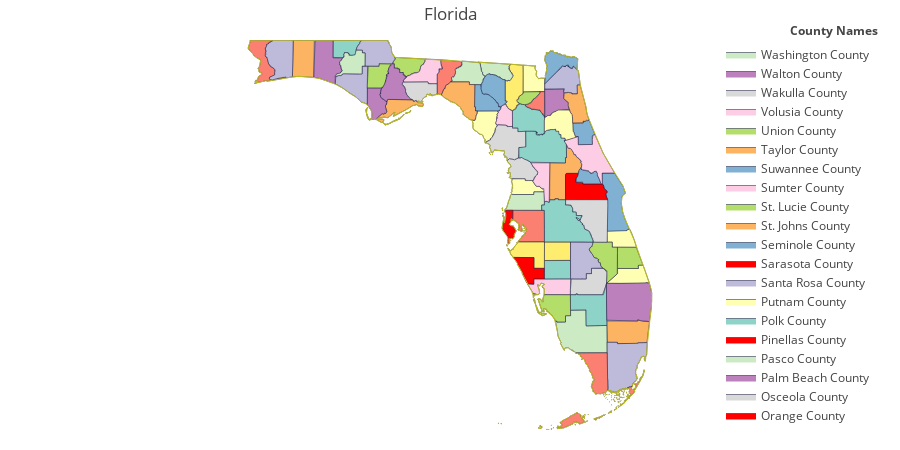

Write notebook code for a chart like this one.
### Code cell
import plotly.figure_factory as ff

import pandas as pd

scope = ['Florida']
df_sample = pd.read_csv(
    'https://raw.githubusercontent.com/plotly/datasets/master/minoritymajority.csv'
)
df_sample_r = df_sample[df_sample['STNAME'].isin(scope)]

values = df_sample_r['CTYNAME'].tolist()
fips = df_sample_r['FIPS'].tolist()

colorscale = ["#8dd3c7", "#ffffb3", "#bebada", "#fb8072",
              "#80b1d3", "#fdb462", "#b3de69", "#fccde5",
              "#d9d9d9", "#bc80bd", "#ccebc5", "#ffed6f",
              "#8dd3c7", "#ffffb3", "#bebada", "#fb8072",
              "#80b1d3", "#fdb462", "#b3de69", "#fccde5",
              "#d9d9d9", "#bc80bd", "#ccebc5", "#ffed6f",
              "#8dd3c7", "#ffffb3", "#bebada", "#fb8072",
              "#8dd3c7", "#ffffb3", "#bebada", "#fb8072",
              "#80b1d3", "#fdb462", "#b3de69", "#fccde5",
              "#d9d9d9", "#bc80bd", "#ccebc5", "#ffed6f",
              "#8dd3c7", "#ffffb3", "#bebada", "#fb8072",
              "#80b1d3", "#fdb462", "#b3de69", "red",
              "#d9d9d9", "#bc80bd", "#ccebc5", "red",
              "#8dd3c7", "#ffffb3", "#bebada", "red",
              "#80b1d3", "#fdb462", "#b3de69", "#fccde5",              
              "#80b1d3", "#fdb462", "#b3de69", "#fccde5",
              "#d9d9d9", "#bc80bd", "#ccebc5", "#ffed6f"]

fig = ff.create_choropleth(
    fips=fips, values=values, scope=scope,
    colorscale=colorscale, round_legend_values=True,
    simplify_county=0, simplify_state=0,
    county_outline={'color': 'rgb(15, 15, 55)', 'width': 0.5},
    state_outline={'width': 1},
    legend_title='County Names',
    title='Florida'
)

fig.layout.template = None
fig.show()

### Figure 1 — Plotly figure (JSON) as saved in the notebook; plotly's stock layout.template omitted (floating-point values rounded to 4 significant figures; data arrays with more than 128 entries replaced by an {"elided": "..."} marker saying what was removed)
{"data": [{"fill": "toself", "fillcolor": "#8dd3c7", "hoverinfo": "none", "line": {"color": "rgb(15, 15, 55)", "width": 0.5}, "mode": "lines", "name": "Alachua County", "type": "scatter", "x": {"elided": "591 float values"}, "y": {"elided": "591 float values"}}, {"fill": "toself", "fillcolor": "#ffffb3", "hoverinfo": "none", "line": {"color": "rgb(15, 15, 55)", "width": 0.5}, "mode": "lines", "name": "Baker County", "type": "scatter", "x": [-82.46, -82.42, -82.37, -82.29, -82.26, -82.25, -82.21, -82.21, -82.21, -82.22, -82.22, -82.23, -82.23, -82.23, -82.23, -82.24, -82.24, -82.24, -82.23, -82.23, -82.23, -82.23, -82.23, -82.23, -82.22, -82.21, -82.21, -82.2, -82.2, -82.2, -82.21, -82.21, -82.21, -82.2, -82.2, -82.21, -82.21, -82.21, -82.2, -82.2, -82.19, -82.19, -82.19, -82.19, -82.18, -82.18, -82.18, -82.17, -82.17, -82.17, -82.17, -82.16, -82.16, -82.14, -82.12, -82.1, -82.1, -82.1, -82.1, -82.1, -82.09, -82.08, -82.07, -82.06, -82.05, -82.05, -82.05, -82.05, -82.05, -82.05, -82.05, -82.05, -82.05, -82.14, -82.15, -82.19, -82.21, -82.22, -82.29, -82.36, -82.36, -82.44, -82.45, -82.46, -82.46, -82.46, -82.46, -82.46, -82.46, -82.46, -82.46, -82.46, -82.46, -82.46, -82.46, -82.46, -82.46, null], "y": [30.58, 30.58, 30.58, 30.57, 30.57, 30.57, 30.57, 30.57, 30.57, 30.57, 30.57, 30.56, 30.56, 30.56, 30.55, 30.55, 30.54, 30.53, 30.53, 30.52, 30.52, 30.52, 30.51, 30.51, 30.5, 30.5, 30.49, 30.49, 30.47, 30.47, 30.46, 30.46, 30.46, 30.45, 30.44, 30.44, 30.43, 30.42, 30.4, 30.39, 30.38, 30.38, 30.38, 30.38, 30.38, 30.37, 30.37, 30.36, 30.36, 30.36, 30.36, 30.36, 30.36, 30.36, 30.37, 30.37, 30.37, 30.37, 30.37, 30.36, 30.36, 30.36, 30.36, 30.36, 30.36, 30.36, 30.36, 30.29, 30.28, 30.27, 30.27, 30.19, 30.14, 30.14, 30.14, 30.14, 30.14, 30.14, 30.14, 30.14, 30.14, 30.14, 30.14, 30.14, 30.16, 30.18, 30.26, 30.26, 30.29, 30.29, 30.31, 30.32, 30.44, 30.44, 30.58, 30.58, 30.58, null]}, {"fill": "toself", "fillcolor": "#bebada", "hoverinfo": "none", "line": {"color": "rgb(15, 15, 55)", "width": 0.5}, "mode": "lines", "name": "Bay County", "type": "scatter", "x": {"elided": "231 float values"}, "y": {"elided": "231 float values"}}, {"fill": "toself", "fillcolor": "#fb8072", "hoverinfo": "none", "line": {"color": "rgb(15, 15, 55)", "width": 0.5}, "mode": "lines", "name": "Bradford County", "type": "scatter", "x": {"elided": "374 float values"}, "y": {"elided": "374 float values"}}, {"fill": "toself", "fillcolor": "#80b1d3", "hoverinfo": "none", "line": {"color": "rgb(15, 15, 55)", "width": 0.5}, "mode": "lines", "name": "Brevard County", "type": "scatter", "x": {"elided": "398 float values"}, "y": {"elided": "398 float values"}}, {"fill": "toself", "fillcolor": "#fdb462", "hoverinfo": "none", "line": {"color": "rgb(15, 15, 55)", "width": 0.5}, "mode": "lines", "name": "Broward County", "type": "scatter", "x": {"elided": "195 float values"}, "y": {"elided": "195 float values"}}, {"fill": "toself", "fillcolor": "#b3de69", "hoverinfo": "none", "line": {"color": "rgb(15, 15, 55)", "width": 0.5}, "mode": "lines", "name": "Calhoun County", "type": "scatter", "x": {"elided": "296 float values"}, "y": {"elided": "296 float values"}}, {"fill": "toself", "fillcolor": "#fccde5", "hoverinfo": "none", "line": {"color": "rgb(15, 15, 55)", "width": 0.5}, "mode": "lines", "name": "Charlotte County", "type": "scatter", "x": {"elided": "171 float values"}, "y": {"elided": "171 float values"}}, {"fill": "toself", "fillcolor": "#d9d9d9", "hoverinfo": "none", "line": {"color": "rgb(15, 15, 55)", "width": 0.5}, "mode": "lines", "name": "Citrus County", "type": "scatter", "x": {"elided": "534 float values"}, "y": {"elided": "534 float values"}}, {"fill": "toself", "fillcolor": "#bc80bd", "hoverinfo": "none", "line": {"color": "rgb(15, 15, 55)", "width": 0.5}, "mode": "lines", "name": "Clay County", "type": "scatter", "x": {"elided": "169 float values"}, "y": {"elided": "169 float values"}}, {"fill": "toself", "fillcolor": "#ccebc5", "hoverinfo": "none", "line": {"color": "rgb(15, 15, 55)", "width": 0.5}, "mode": "lines", "name": "Collier County", "type": "scatter", "x": {"elided": "158 float values"}, "y": {"elided": "158 float values"}}, {"fill": "toself", "fillcolor": "#ffed6f", "hoverinfo": "none", "line": {"color": "rgb(15, 15, 55)", "width": 0.5}, "mode": "lines", "name": "Columbia County", "type": "scatter", "x": {"elided": "593 float values"}, "y": {"elided": "593 float values"}}, {"fill": "toself", "fillcolor": "#8dd3c7", "hoverinfo": "none", "line": {"color": "rgb(15, 15, 55)", "width": 0.5}, "mode": "lines", "name": "DeSoto County", "type": "scatter", "x": [-82.06, -82.06, -82.06, -82.06, -82.06, -82.06, -82.06, -81.95, -81.86, -81.86, -81.84, -81.83, -81.81, -81.81, -81.73, -81.72, -81.71, -81.68, -81.66, -81.56, -81.56, -81.56, -81.56, -81.56, -81.56, -81.56, -81.56, -81.56, -81.56, -81.56, -81.56, -81.56, -81.56, -81.56, -81.56, -81.77, -81.96, -81.98, -81.99, -81.99, -81.99, -82.01, -82.04, -82.06, -82.06, -82.06, -82.06, -82.06, null], "y": [27.14, 27.2, 27.21, 27.25, 27.28, 27.29, 27.34, 27.34, 27.34, 27.34, 27.34, 27.34, 27.34, 27.34, 27.34, 27.34, 27.34, 27.34, 27.34, 27.34, 27.34, 27.3, 27.3, 27.3, 27.22, 27.21, 27.07, 27.07, 27.06, 27.06, 27.05, 27.04, 27.04, 27.04, 27.03, 27.03, 27.04, 27.04, 27.03, 27.03, 27.03, 27.03, 27.03, 27.03, 27.08, 27.12, 27.13, 27.14, null]}, {"fill": "toself", "fillcolor": "#ffffb3", "hoverinfo": "none", "line": {"color": "rgb(15, 15, 55)", "width": 0.5}, "mode": "lines", "name": "Dixie County", "type": "scatter", "x": {"elided": "446 float values"}, "y": {"elided": "446 float values"}}, {"fill": "toself", "fillcolor": "#bebada", "hoverinfo": "none", "line": {"color": "rgb(15, 15, 55)", "width": 0.5}, "mode": "lines", "name": "Duval County", "type": "scatter", "x": {"elided": "358 float values"}, "y": {"elided": "358 float values"}}, {"fill": "toself", "fillcolor": "#fb8072", "hoverinfo": "none", "line": {"color": "rgb(15, 15, 55)", "width": 0.5}, "mode": "lines", "name": "Escambia County", "type": "scatter", "x": {"elided": "798 float values"}, "y": {"elided": "798 float values"}}, {"fill": "toself", "fillcolor": "#80b1d3", "hoverinfo": "none", "line": {"color": "rgb(15, 15, 55)", "width": 0.5}, "mode": "lines", "name": "Flagler County", "type": "scatter", "x": {"elided": "170 float values"}, "y": {"elided": "170 float values"}}, {"fill": "toself", "fillcolor": "#fdb462", "hoverinfo": "none", "line": {"color": "rgb(15, 15, 55)", "width": 0.5}, "mode": "lines", "name": "Franklin County", "type": "scatter", "x": {"elided": "631 float values"}, "y": {"elided": "631 float values"}}, {"fill": "toself", "fillcolor": "#b3de69", "hoverinfo": "none", "line": {"color": "rgb(15, 15, 55)", "width": 0.5}, "mode": "lines", "name": "Gadsden County", "type": "scatter", "x": {"elided": "447 float values"}, "y": {"elided": "447 float values"}}, {"fill": "toself", "fillcolor": "#fccde5", "hoverinfo": "none", "line": {"color": "rgb(15, 15, 55)", "width": 0.5}, "mode": "lines", "name": "Gilchrist County", "type": "scatter", "x": {"elided": "335 float values"}, "y": {"elided": "335 float values"}}, {"fill": "toself", "fillcolor": "#d9d9d9", "hoverinfo": "none", "line": {"color": "rgb(15, 15, 55)", "width": 0.5}, "mode": "lines", "name": "Glades County", "type": "scatter", "x": {"elided": "151 float values"}, "y": {"elided": "151 float values"}}, {"fill": "toself", "fillcolor": "#bc80bd", "hoverinfo": "none", "line": {"color": "rgb(15, 15, 55)", "width": 0.5}, "mode": "lines", "name": "Gulf County", "type": "scatter", "x": {"elided": "447 float values"}, "y": {"elided": "447 float values"}}, {"fill": "toself", "fillcolor": "#ccebc5", "hoverinfo": "none", "line": {"color": "rgb(15, 15, 55)", "width": 0.5}, "mode": "lines", "name": "Hamilton County", "type": "scatter", "x": {"elided": "641 float values"}, "y": {"elided": "641 float values"}}, {"fill": "toself", "fillcolor": "#ffed6f", "hoverinfo": "none", "line": {"color": "rgb(15, 15, 55)", "width": 0.5}, "mode": "lines", "name": "Hardee County", "type": "scatter", "x": [-82.06, -82.05, -82.05, -81.95, -81.93, -81.91, -81.9, -81.89, -81.88, -81.88, -81.83, -81.82, -81.82, -81.74, -81.66, -81.66, -81.56, -81.56, -81.56, -81.56, -81.56, -81.56, -81.56, -81.56, -81.56, -81.56, -81.56, -81.56, -81.56, -81.56, -81.56, -81.56, -81.66, -81.68, -81.71, -81.72, -81.73, -81.81, -81.81, -81.83, -81.84, -81.86, -81.86, -81.95, -82.06, -82.06, null], "y": [27.47, 27.6, 27.65, 27.65, 27.65, 27.65, 27.65, 27.65, 27.65, 27.65, 27.65, 27.65, 27.65, 27.65, 27.65, 27.65, 27.65, 27.61, 27.59, 27.56, 27.49, 27.49, 27.43, 27.43, 27.41, 27.41, 27.38, 27.37, 27.36, 27.35, 27.34, 27.34, 27.34, 27.34, 27.34, 27.34, 27.34, 27.34, 27.34, 27.34, 27.34, 27.34, 27.34, 27.34, 27.34, 27.47, null]}, {"fill": "toself", "fillcolor": "#8dd3c7", "hoverinfo": "none", "line": {"color": "rgb(15, 15, 55)", "width": 0.5}, "mode": "lines", "name": "Hendry County", "type": "scatter", "x": [-81.57, -81.57, -81.57, -81.54, -81.53, -81.52, -81.52, -81.49, -81.49, -81.46, -81.46, -81.43, -81.43, -81.44, -81.43, -81.43, -81.42, -81.41, -81.4, -81.39, -81.36, -81.31, -81.27, -81.25, -81.25, -81.19, -81.17, -81.08, -80.98, -80.97, -80.97, -80.96, -80.96, -80.95, -80.94, -80.9, -80.89, -80.89, -80.89, -80.89, -80.89, -80.89, -80.89, -80.89, -80.89, -80.89, -80.88, -80.88, -80.88, -80.88, -80.88, -80.88, -80.88, -80.88, -80.88, -80.88, -80.88, -80.88, -81.0, -81.0, -81.11, -81.27, -81.27, -81.27, -81.39, -81.44, -81.44, -81.45, -81.46, -81.47, -81.56, -81.56, -81.56, -81.56, -81.56, -81.56, -81.56, -81.57, -81.57, -81.57, -81.57, -81.57, -81.57, -81.57, -81.57, -81.57, -81.57, -81.57, null], "y": [26.73, 26.74, 26.77, 26.77, 26.77, 26.77, 26.77, 26.77, 26.77, 26.77, 26.78, 26.78, 26.77, 26.77, 26.77, 26.77, 26.77, 26.77, 26.77, 26.77, 26.77, 26.77, 26.77, 26.77, 26.77, 26.77, 26.77, 26.77, 26.77, 26.77, 26.77, 26.77, 26.77, 26.77, 26.8, 26.92, 26.96, 26.77, 26.75, 26.75, 26.74, 26.74, 26.7, 26.65, 26.63, 26.61, 26.5, 26.5, 26.48, 26.47, 26.46, 26.35, 26.35, 26.33, 26.33, 26.32, 26.32, 26.26, 26.26, 26.26, 26.26, 26.25, 26.42, 26.52, 26.52, 26.52, 26.52, 26.51, 26.51, 26.51, 26.51, 26.52, 26.52, 26.54, 26.55, 26.56, 26.59, 26.6, 26.61, 26.62, 26.64, 26.67, 26.69, 26.7, 26.71, 26.71, 26.71, 26.73, null]}, {"fill": "toself", "fillcolor": "#ffffb3", "hoverinfo": "none", "line": {"color": "rgb(15, 15, 55)", "width": 0.5}, "mode": "lines", "name": "Hernando County", "type": "scatter", "x": {"elided": "285 float values"}, "y": {"elided": "285 float values"}}, {"fill": "toself", "fillcolor": "#bebada", "hoverinfo": "none", "line": {"color": "rgb(15, 15, 55)", "width": 0.5}, "mode": "lines", "name": "Highlands County", "type": "scatter", "x": {"elided": "511 float values"}, "y": {"elided": "511 float values"}}, {"fill": "toself", "fillcolor": "#fb8072", "hoverinfo": "none", "line": {"color": "rgb(15, 15, 55)", "width": 0.5}, "mode": "lines", "name": "Hillsborough County", "type": "scatter", "x": {"elided": "412 float values"}, "y": {"elided": "412 float values"}}, {"fill": "toself", "fillcolor": "#8dd3c7", "hoverinfo": "none", "line": {"color": "rgb(15, 15, 55)", "width": 0.5}, "mode": "lines", "name": "Holmes County", "type": "scatter", "x": {"elided": "246 float values"}, "y": {"elided": "246 float values"}}, {"fill": "toself", "fillcolor": "#ffffb3", "hoverinfo": "none", "line": {"color": "rgb(15, 15, 55)", "width": 0.5}, "mode": "lines", "name": "Indian River County", "type": "scatter", "x": [-80.88, -80.87, -80.83, -80.77, -80.61, -80.55, -80.51, -80.51, -80.51, -80.5, -80.5, -80.5, -80.5, -80.49, -80.49, -80.49, -80.49, -80.48, -80.45, -80.45, -80.45, -80.45, -80.45, -80.45, -80.41, -80.41, -80.4, -80.4, -80.4, -80.4, -80.39, -80.39, -80.39, -80.38, -80.38, -80.38, -80.38, -80.38, -80.37, -80.37, -80.37, -80.36, -80.36, -80.36, -80.36, -80.36, -80.36, -80.36, -80.36, -80.36, -80.36, -80.36, -80.35, -80.35, -80.35, -80.35, -80.35, -80.35, -80.35, -80.35, -80.35, -80.35, -80.35, -80.34, -80.34, -80.33, -80.33, -80.33, -80.33, -80.33, -80.33, -80.32, -80.32, -80.32, -80.35, -80.35, -80.37, -80.38, -80.39, -80.39, -80.4, -80.4, -80.4, -80.41, -80.45, -80.46, -80.48, -80.48, -80.53, -80.53, -80.58, -80.68, -80.74, -80.74, -80.75, -80.78, -80.78, -80.78, -80.86, -80.87, -80.87, -80.87, -80.87, -80.87, -80.87, -80.88, -80.88, null], "y": [27.82, 27.82, 27.82, 27.82, 27.82, 27.82, 27.82, 27.83, 27.83, 27.83, 27.84, 27.84, 27.84, 27.85, 27.85, 27.85, 27.85, 27.85, 27.85, 27.85, 27.86, 27.86, 27.86, 27.86, 27.8, 27.79, 27.78, 27.78, 27.77, 27.76, 27.76, 27.75, 27.75, 27.74, 27.73, 27.73, 27.73, 27.72, 27.71, 27.69, 27.69, 27.68, 27.68, 27.68, 27.67, 27.67, 27.67, 27.66, 27.66, 27.66, 27.65, 27.65, 27.65, 27.65, 27.64, 27.64, 27.64, 27.64, 27.63, 27.63, 27.62, 27.62, 27.62, 27.62, 27.61, 27.6, 27.6, 27.6, 27.6, 27.6, 27.58, 27.57, 27.56, 27.56, 27.56, 27.56, 27.56, 27.56, 27.56, 27.56, 27.56, 27.56, 27.56, 27.56, 27.56, 27.56, 27.56, 27.56, 27.56, 27.56, 27.56, 27.56, 27.56, 27.56, 27.56, 27.56, 27.62, 27.64, 27.64, 27.64, 27.64, 27.67, 27.68, 27.7, 27.73, 27.73, 27.82, null]}, {"fill": "toself", "fillcolor": "#bebada", "hoverinfo": "none", "line": {"color": "rgb(15, 15, 55)", "width": 0.5}, "mode": "lines", "name": "Jackson County", "type": "scatter", "x": {"elided": "269 float values"}, "y": {"elided": "269 float values"}}, {"fill": "toself", "fillcolor": "#fb8072", "hoverinfo": "none", "line": {"color": "rgb(15, 15, 55)", "width": 0.5}, "mode": "lines", "name": "Jefferson County", "type": "scatter", "x": {"elided": "436 float values"}, "y": {"elided": "436 float values"}}, {"fill": "toself", "fillcolor": "#80b1d3", "hoverinfo": "none", "line": {"color": "rgb(15, 15, 55)", "width": 0.5}, "mode": "lines", "name": "Lafayette County", "type": "scatter", "x": {"elided": "262 float values"}, "y": {"elided": "262 float values"}}, {"fill": "toself", "fillcolor": "#fdb462", "hoverinfo": "none", "line": {"color": "rgb(15, 15, 55)", "width": 0.5}, "mode": "lines", "name": "Lake County", "type": "scatter", "x": {"elided": "435 float values"}, "y": {"elided": "435 float values"}}, {"fill": "toself", "fillcolor": "#b3de69", "hoverinfo": "none", "line": {"color": "rgb(15, 15, 55)", "width": 0.5}, "mode": "lines", "name": "Lee County", "type": "scatter", "x": {"elided": "373 float values"}, "y": {"elided": "373 float values"}}, {"fill": "toself", "fillcolor": "#fccde5", "hoverinfo": "none", "line": {"color": "rgb(15, 15, 55)", "width": 0.5}, "mode": "lines", "name": "Leon County", "type": "scatter", "x": {"elided": "552 float values"}, "y": {"elided": "552 float values"}}, {"fill": "toself", "fillcolor": "#d9d9d9", "hoverinfo": "none", "line": {"color": "rgb(15, 15, 55)", "width": 0.5}, "mode": "lines", "name": "Levy County", "type": "scatter", "x": {"elided": "504 float values"}, "y": {"elided": "504 float values"}}, {"fill": "toself", "fillcolor": "#bc80bd", "hoverinfo": "none", "line": {"color": "rgb(15, 15, 55)", "width": 0.5}, "mode": "lines", "name": "Liberty County", "type": "scatter", "x": {"elided": "760 float values"}, "y": {"elided": "760 float values"}}, {"fill": "toself", "fillcolor": "#ccebc5", "hoverinfo": "none", "line": {"color": "rgb(15, 15, 55)", "width": 0.5}, "mode": "lines", "name": "Madison County", "type": "scatter", "x": {"elided": "413 float values"}, "y": {"elided": "413 float values"}}, {"fill": "toself", "fillcolor": "#ffed6f", "hoverinfo": "none", "line": {"color": "rgb(15, 15, 55)", "width": 0.5}, "mode": "lines", "name": "Manatee County", "type": "scatter", "x": {"elided": "161 float values"}, "y": {"elided": "161 float values"}}, {"fill": "toself", "fillcolor": "#8dd3c7", "hoverinfo": "none", "line": {"color": "rgb(15, 15, 55)", "width": 0.5}, "mode": "lines", "name": "Marion County", "type": "scatter", "x": {"elided": "606 float values"}, "y": {"elided": "606 float values"}}, {"fill": "toself", "fillcolor": "#ffffb3", "hoverinfo": "none", "line": {"color": "rgb(15, 15, 55)", "width": 0.5}, "mode": "lines", "name": "Martin County", "type": "scatter", "x": [-80.69, -80.68, -80.68, -80.68, -80.68, -80.68, -80.48, -80.48, -80.42, -80.4, -80.38, -80.37, -80.33, -80.29, -80.29, -80.29, -80.29, -80.29, -80.29, -80.29, -80.29, -80.29, -80.29, -80.29, -80.28, -80.28, -80.28, -80.28, -80.28, -80.28, -80.27, -80.25, -80.24, -80.24, -80.22, -80.21, -80.21, -80.2, -80.2, -80.19, -80.19, -80.17, -80.16, -80.16, -80.16, -80.16, -80.15, -80.16, -80.16, -80.16, -80.15, -80.15, -80.15, -80.14, -80.14, -80.14, -80.13, -80.13, -80.13, -80.13, -80.13, -80.12, -80.12, -80.11, -80.09, -80.09, -80.09, -80.08, -80.08, -80.08, -80.08, -80.08, -80.09, -80.09, -80.09, -80.09, -80.09, -80.09, -80.1, -80.1, -80.1, -80.11, -80.11, -80.12, -80.13, -80.13, -80.14, -80.14, -80.14, -80.14, -80.14, -80.16, -80.17, -80.19, -80.22, -80.25, -80.29, -80.37, -80.38, -80.44, -80.48, -80.53, -80.58, -80.61, -80.62, -80.89, -80.69, null], "y": [27.11, 27.12, 27.12, 27.16, 27.16, 27.21, 27.21, 27.21, 27.21, 27.21, 27.21, 27.21, 27.21, 27.21, 27.21, 27.23, 27.23, 27.24, 27.24, 27.24, 27.24, 27.24, 27.24, 27.24, 27.25, 27.26, 27.26, 27.26, 27.26, 27.26, 27.26, 27.26, 27.26, 27.26, 27.26, 27.26, 27.26, 27.26, 27.26, 27.25, 27.25, 27.22, 27.19, 27.19, 27.19, 27.18, 27.17, 27.16, 27.16, 27.16, 27.15, 27.14, 27.13, 27.13, 27.12, 27.11, 27.1, 27.1, 27.1, 27.09, 27.09, 27.07, 27.07, 27.06, 27.02, 27.0, 26.99, 26.97, 26.97, 26.97, 26.97, 26.97, 26.97, 26.97, 26.97, 26.97, 26.97, 26.97, 26.97, 26.97, 26.97, 26.97, 26.97, 26.97, 26.97, 26.97, 26.97, 26.97, 26.97, 26.97, 26.96, 26.96, 26.96, 26.96, 26.96, 26.96, 26.96, 26.96, 26.96, 26.96, 26.96, 26.96, 26.96, 26.96, 26.96, 26.96, 27.11, null]}, {"fill": "toself", "fillcolor": "#bebada", "hoverinfo": "none", "line": {"color": "rgb(15, 15, 55)", "width": 0.5}, "mode": "lines", "name": "Miami-Dade County", "type": "scatter", "x": {"elided": "1049 float values"}, "y": {"elided": "1049 float values"}}, {"fill": "toself", "fillcolor": "#fb8072", "hoverinfo": "none", "line": {"color": "rgb(15, 15, 55)", "width": 0.5}, "mode": "lines", "name": "Monroe County", "type": "scatter", "x": {"elided": "2715 float values"}, "y": {"elided": "2715 float values"}}, {"fill": "toself", "fillcolor": "#80b1d3", "hoverinfo": "none", "line": {"color": "rgb(15, 15, 55)", "width": 0.5}, "mode": "lines", "name": "Nassau County", "type": "scatter", "x": {"elided": "526 float values"}, "y": {"elided": "526 float values"}}, {"fill": "toself", "fillcolor": "#fdb462", "hoverinfo": "none", "line": {"color": "rgb(15, 15, 55)", "width": 0.5}, "mode": "lines", "name": "Okaloosa County", "type": "scatter", "x": [-86.8, -86.8, -86.8, -86.8, -86.8, -86.8, -86.8, -86.8, -86.79, -86.79, -86.79, -86.79, -86.79, -86.79, -86.79, -86.79, -86.79, -86.79, -86.79, -86.79, -86.79, -86.79, -86.79, -86.79, -86.79, -86.79, -86.79, -86.79, -86.79, -86.79, -86.75, -86.73, -86.73, -86.73, -86.71, -86.69, -86.68, -86.66, -86.63, -86.57, -86.56, -86.54, -86.52, -86.51, -86.5, -86.46, -86.45, -86.4, -86.39, -86.39, -86.39, -86.39, -86.39, -86.39, -86.39, -86.39, -86.39, -86.39, -86.39, -86.39, -86.39, -86.39, -86.39, -86.39, -86.39, -86.39, -86.39, -86.39, -86.39, -86.39, -86.39, -86.39, -86.39, -86.4, -86.4, -86.4, -86.4, -86.4, -86.4, -86.4, -86.4, -86.41, -86.42, -86.44, -86.47, -86.47, -86.47, -86.49, -86.49, -86.51, -86.51, -86.51, -86.51, -86.52, -86.53, -86.54, -86.55, -86.56, -86.56, -86.58, -86.59, -86.6, -86.6, -86.61, -86.62, -86.63, -86.64, -86.66, -86.68, -86.71, -86.74, -86.75, -86.79, -86.8, -86.8, null], "y": [30.4, 30.41, 30.42, 30.42, 30.43, 30.62, 30.62, 30.63, 30.63, 30.64, 30.64, 30.64, 30.66, 30.66, 30.67, 30.68, 30.69, 30.72, 30.75, 30.75, 30.78, 30.8, 30.87, 30.87, 30.88, 30.89, 30.9, 30.9, 30.99, 31.0, 31.0, 31.0, 31.0, 31.0, 30.99, 30.99, 30.99, 30.99, 30.99, 31.0, 31.0, 30.99, 30.99, 30.99, 30.99, 30.99, 30.99, 30.99, 30.99, 30.99, 30.99, 30.97, 30.97, 30.92, 30.91, 30.88, 30.88, 30.87, 30.81, 30.75, 30.75, 30.73, 30.72, 30.71, 30.69, 30.57, 30.56, 30.5, 30.49, 30.46, 30.45, 30.45, 30.45, 30.43, 30.4, 30.4, 30.39, 30.39, 30.38, 30.38, 30.38, 30.38, 30.38, 30.38, 30.38, 30.38, 30.38, 30.38, 30.38, 30.38, 30.38, 30.38, 30.39, 30.39, 30.39, 30.39, 30.39, 30.39, 30.39, 30.39, 30.39, 30.39, 30.39, 30.4, 30.4, 30.4, 30.4, 30.4, 30.4, 30.39, 30.39, 30.39, 30.39, 30.39, 30.4, null]}, {"fill": "toself", "fillcolor": "#b3de69", "hoverinfo": "none", "line": {"color": "rgb(15, 15, 55)", "width": 0.5}, "mode": "lines", "name": "Okeechobee County", "type": "scatter", "x": {"elided": "563 float values"}, "y": {"elided": "563 float values"}}, {"fill": "toself", "fillcolor": "red", "hoverinfo": "none", "line": {"color": "rgb(15, 15, 55)", "width": 0.5}, "mode": "lines", "name": "Orange County", "type": "scatter", "x": {"elided": "467 float values"}, "y": {"elided": "467 float values"}}, {"fill": "toself", "fillcolor": "#d9d9d9", "hoverinfo": "none", "line": {"color": "rgb(15, 15, 55)", "width": 0.5}, "mode": "lines", "name": "Osceola County", "type": "scatter", "x": {"elided": "451 float values"}, "y": {"elided": "451 float values"}}, {"fill": "toself", "fillcolor": "#bc80bd", "hoverinfo": "none", "line": {"color": "rgb(15, 15, 55)", "width": 0.5}, "mode": "lines", "name": "Palm Beach County", "type": "scatter", "x": {"elided": "201 float values"}, "y": {"elided": "201 float values"}}, {"fill": "toself", "fillcolor": "#ccebc5", "hoverinfo": "none", "line": {"color": "rgb(15, 15, 55)", "width": 0.5}, "mode": "lines", "name": "Pasco County", "type": "scatter", "x": {"elided": "224 float values"}, "y": {"elided": "224 float values"}}, {"fill": "toself", "fillcolor": "red", "hoverinfo": "none", "line": {"color": "rgb(15, 15, 55)", "width": 0.5}, "mode": "lines", "name": "Pinellas County", "type": "scatter", "x": {"elided": "466 float values"}, "y": {"elided": "466 float values"}}, {"fill": "toself", "fillcolor": "#8dd3c7", "hoverinfo": "none", "line": {"color": "rgb(15, 15, 55)", "width": 0.5}, "mode": "lines", "name": "Polk County", "type": "scatter", "x": {"elided": "495 float values"}, "y": {"elided": "495 float values"}}, {"fill": "toself", "fillcolor": "#ffffb3", "hoverinfo": "none", "line": {"color": "rgb(15, 15, 55)", "width": 0.5}, "mode": "lines", "name": "Putnam County", "type": "scatter", "x": {"elided": "302 float values"}, "y": {"elided": "302 float values"}}, {"fill": "toself", "fillcolor": "#bebada", "hoverinfo": "none", "line": {"color": "rgb(15, 15, 55)", "width": 0.5}, "mode": "lines", "name": "Santa Rosa County", "type": "scatter", "x": {"elided": "535 float values"}, "y": {"elided": "535 float values"}}, {"fill": "toself", "fillcolor": "red", "hoverinfo": "none", "line": {"color": "rgb(15, 15, 55)", "width": 0.5}, "mode": "lines", "name": "Sarasota County", "type": "scatter", "x": {"elided": "165 float values"}, "y": {"elided": "165 float values"}}, {"fill": "toself", "fillcolor": "#80b1d3", "hoverinfo": "none", "line": {"color": "rgb(15, 15, 55)", "width": 0.5}, "mode": "lines", "name": "Seminole County", "type": "scatter", "x": {"elided": "367 float values"}, "y": {"elided": "367 float values"}}, {"fill": "toself", "fillcolor": "#fdb462", "hoverinfo": "none", "line": {"color": "rgb(15, 15, 55)", "width": 0.5}, "mode": "lines", "name": "St. Johns County", "type": "scatter", "x": {"elided": "241 float values"}, "y": {"elided": "241 float values"}}, {"fill": "toself", "fillcolor": "#b3de69", "hoverinfo": "none", "line": {"color": "rgb(15, 15, 55)", "width": 0.5}, "mode": "lines", "name": "St. Lucie County", "type": "scatter", "x": [-80.68, -80.58, -80.53, -80.53, -80.48, -80.48, -80.46, -80.45, -80.41, -80.4, -80.4, -80.4, -80.39, -80.39, -80.38, -80.37, -80.35, -80.35, -80.32, -80.32, -80.31, -80.3, -80.3, -80.3, -80.29, -80.29, -80.29, -80.29, -80.29, -80.29, -80.28, -80.28, -80.28, -80.28, -80.27, -80.26, -80.25, -80.25, -80.23, -80.23, -80.23, -80.23, -80.22, -80.21, -80.2, -80.2, -80.2, -80.21, -80.21, -80.22, -80.24, -80.24, -80.25, -80.27, -80.28, -80.28, -80.28, -80.28, -80.28, -80.28, -80.29, -80.29, -80.29, -80.29, -80.29, -80.29, -80.29, -80.29, -80.29, -80.29, -80.29, -80.33, -80.37, -80.38, -80.4, -80.42, -80.48, -80.48, -80.68, -80.68, -80.68, -80.68, -80.68, -80.68, -80.68, -80.68, -80.68, -80.68, -80.68, -80.68, -80.68, null], "y": [27.56, 27.56, 27.56, 27.56, 27.56, 27.56, 27.56, 27.56, 27.56, 27.56, 27.56, 27.56, 27.56, 27.56, 27.56, 27.56, 27.56, 27.56, 27.56, 27.56, 27.53, 27.5, 27.49, 27.49, 27.48, 27.47, 27.47, 27.47, 27.47, 27.46, 27.45, 27.44, 27.44, 27.43, 27.42, 27.39, 27.38, 27.38, 27.34, 27.34, 27.33, 27.32, 27.31, 27.28, 27.27, 27.26, 27.26, 27.26, 27.26, 27.26, 27.26, 27.26, 27.26, 27.26, 27.26, 27.26, 27.26, 27.26, 27.26, 27.25, 27.24, 27.24, 27.24, 27.24, 27.24, 27.24, 27.24, 27.23, 27.23, 27.21, 27.21, 27.21, 27.21, 27.21, 27.21, 27.21, 27.21, 27.21, 27.21, 27.24, 27.25, 27.29, 27.29, 27.3, 27.45, 27.46, 27.47, 27.5, 27.5, 27.56, 27.56, null]}, {"fill": "toself", "fillcolor": "#fccde5", "hoverinfo": "none", "line": {"color": "rgb(15, 15, 55)", "width": 0.5}, "mode": "lines", "name": "Sumter County", "type": "scatter", "x": {"elided": "399 float values"}, "y": {"elided": "399 float values"}}, {"fill": "toself", "fillcolor": "#80b1d3", "hoverinfo": "none", "line": {"color": "rgb(15, 15, 55)", "width": 0.5}, "mode": "lines", "name": "Suwannee County", "type": "scatter", "x": {"elided": "593 float values"}, "y": {"elided": "593 float values"}}, {"fill": "toself", "fillcolor": "#fdb462", "hoverinfo": "none", "line": {"color": "rgb(15, 15, 55)", "width": 0.5}, "mode": "lines", "name": "Taylor County", "type": "scatter", "x": {"elided": "400 float values"}, "y": {"elided": "400 float values"}}, {"fill": "toself", "fillcolor": "#b3de69", "hoverinfo": "none", "line": {"color": "rgb(15, 15, 55)", "width": 0.5}, "mode": "lines", "name": "Union County", "type": "scatter", "x": {"elided": "357 float values"}, "y": {"elided": "357 float values"}}, {"fill": "toself", "fillcolor": "#fccde5", "hoverinfo": "none", "line": {"color": "rgb(15, 15, 55)", "width": 0.5}, "mode": "lines", "name": "Volusia County", "type": "scatter", "x": {"elided": "637 float values"}, "y": {"elided": "637 float values"}}, {"fill": "toself", "fillcolor": "#d9d9d9", "hoverinfo": "none", "line": {"color": "rgb(15, 15, 55)", "width": 0.5}, "mode": "lines", "name": "Wakulla County", "type": "scatter", "x": {"elided": "448 float values"}, "y": {"elided": "448 float values"}}, {"fill": "toself", "fillcolor": "#bc80bd", "hoverinfo": "none", "line": {"color": "rgb(15, 15, 55)", "width": 0.5}, "mode": "lines", "name": "Walton County", "type": "scatter", "x": {"elided": "356 float values"}, "y": {"elided": "356 float values"}}, {"fill": "toself", "fillcolor": "#ccebc5", "hoverinfo": "none", "line": {"color": "rgb(15, 15, 55)", "width": 0.5}, "mode": "lines", "name": "Washington County", "type": "scatter", "x": {"elided": "477 float values"}, "y": {"elided": "477 float values"}}, {"hoverinfo": "text", "legendgroup": "centroids", "marker": {"color": "white", "opacity": 0}, "mode": "markers", "name": "US Counties", "selected": {"marker": {"color": "white", "opacity": 1, "size": 3}}, "showlegend": false, "text": {"elided": "188 str values"}, "type": "scatter", "unselected": {"marker": {"opacity": 0}}, "x": [[-83.83], [-83.6], [-82.69], [-82.84], [-82.84], [-82.73], [-82.39], [-82.85], [-80.3], [-80.38], [-80.45], [-80.48], [-80.48], [-80.49], [-80.5], [-80.51], [-80.51], [-80.52], [-80.54], [-80.55], [-80.56], [-80.57], [-80.56], [-80.57], [-80.58], [-80.59], [-80.6], [-80.61], [-80.62], [-80.62], [-80.62], [-80.63], [-80.64], [-80.65], [-80.65], [-80.64], [-80.41], [-80.66], [-80.67], [-80.67], [-80.67], [-80.67], [-80.68], [-80.68], [-80.68], [-80.7], [-80.7], [-80.7], [-80.7], [-80.71], [-80.71], [-80.73], [-80.73], [-80.73], [-80.74], [-80.72], [-80.76], [-80.76], [-80.79], [-80.79], [-80.79], [-80.79], [-80.79], [-80.83], [-80.83], [-80.81], [-80.85], [-80.86], [-80.88], [-80.89], [-80.9], [-80.9], [-80.91], [-80.91], [-80.93], [-80.93], [-80.94], [-81.04], [-81.23], [-81.26], [-81.29], [-81.31], [-81.32], [-81.31], [-81.33], [-81.35], [-81.44], [-81.05], [-81.47], [-81.54], [-81.89], [-81.92], [-81.92], [-81.92], [-81.97], [-82.0], [-82.12], [-82.15], [-82.16], [-82.87], [-82.92], [-80.17], [-80.22], [-80.3], [-80.3], [-80.62], [-80.56], [-82.57], [-82.32], [-83.03], [-83.03], [-83.07], [-83.09], [-82.74], [-81.82], [-82.12], [-82.24], [-82.25], [-82.41], [-82.43], [-82.44], [-82.44], [-82.31], [-82.74], [-82.76], [-84.61], [-84.89], [-85.13], [-84.8], [-82.91], [-83.16], [-82.74], [-82.48], -82.36, -82.28, -85.62, -82.17, -80.73, -80.49, -85.2, -81.91, -81.86, -81.35, -82.62, -81.81, -81.67, -87.36, -81.31, -84.61, -82.8, -81.19, -85.23, -82.95, -81.81, -81.17, -82.43, -81.34, -85.81, -80.61, -85.22, -83.9, -83.18, -81.71, -84.28, -84.88, -83.47, -82.06, -80.43, -81.8, -86.59, -80.89, -81.32, -81.15, -80.47, -81.7, -81.74, -81.44, -80.47, -87.02, -82.33, -81.24, -82.08, -82.99, -82.37, -81.18, -84.4, -86.17, -85.67], "y": [[29.97], [30.05], [27.67], [28.12], [28.17], [27.92], [28.31], [28.19], [25.33], [25.29], [25.05], [25.09], [25.11], [25.1], [25.08], [25.14], [25.15], [25.08], [25.19], [25.16], [25.07], [25.13], [25.14], [25.11], [25.16], [25.06], [25.17], [25.07], [25.0], [25.0], [24.96], [25.03], [25.05], [25.03], [24.99], [25.1], [25.17], [24.99], [25.03], [24.92], [24.99], [25.1], [25.03], [25.12], [25.03], [25.06], [25.1], [25.12], [24.9], [25.13], [25.15], [25.09], [25.0], [25.07], [25.01], [24.87], [25.03], [25.14], [24.94], [25.02], [25.13], [25.09], [25.07], [24.99], [25.12], [24.82], [25.11], [25.03], [25.11], [25.06], [25.05], [25.13], [25.11], [24.77], [24.77], [25.08], [25.11], [24.73], [24.78], [24.67], [24.77], [24.75], [24.76], [24.73], [24.74], [25.7], [24.63], [25.51], [24.61], [24.68], [24.56], [24.6], [24.54], [24.53], [24.53], [24.53], [24.58], [24.55], [24.56], [24.63], [24.63], [25.52], [25.41], [25.38], [25.41], [25.18], [25.62], [27.63], [27.47], [29.12], [29.1], [29.1], [29.13], [29.32], [26.58], [26.47], [26.67], [26.77], [27.85], [27.87], [27.83], [27.81], [27.93], [27.63], [27.59], [29.8], [29.66], [29.66], [29.89], [29.82], [29.61], [28.79], [28.85], 29.67, 30.33, 30.27, 29.95, 28.29, 26.15, 30.41, 26.91, 29.98, 26.11, 30.22, 27.19, 30.33, 30.67, 29.46, 30.58, 29.73, 26.96, 29.96, 30.5, 27.49, 26.55, 28.55, 27.34, 30.87, 27.69, 30.8, 30.44, 29.99, 28.76, 30.46, 30.24, 30.44, 29.21, 27.08, 30.61, 30.69, 27.39, 28.51, 28.06, 26.65, 27.95, 29.61, 29.9, 27.38, 30.7, 27.18, 28.72, 28.7, 30.2, 30.04, 29.06, 30.17, 30.64, 30.61]}, {"hoverinfo": "text", "legendgroup": "States", "line": {"width": 1}, "mode": "lines", "showlegend": false, "type": "scatter", "x": {"elided": "7981 float values"}, "y": {"elided": "7981 float values"}}], "layout": {"annotations": [{"showarrow": false, "text": "<b>County Names</b>", "x": 1, "xanchor": "right", "xref": "paper", "y": 1.05, "yref": "paper"}], "dragmode": "select", "height": 450, "hovermode": "closest", "legend": {"traceorder": "reversed", "x": 1, "xanchor": "right", "y": 1, "yanchor": "top"}, "margin": {"b": 20, "l": 20, "r": 20, "t": 40}, "title": {"text": "Florida"}, "width": 900, "xaxis": {"autorange": false, "fixedrange": true, "range": [-91.93, -75.74], "showgrid": false, "showticklabels": false, "zeroline": false}, "yaxis": {"autorange": false, "fixedrange": true, "range": [24.52, 31.0], "showgrid": false, "showticklabels": false, "zeroline": false}}}
